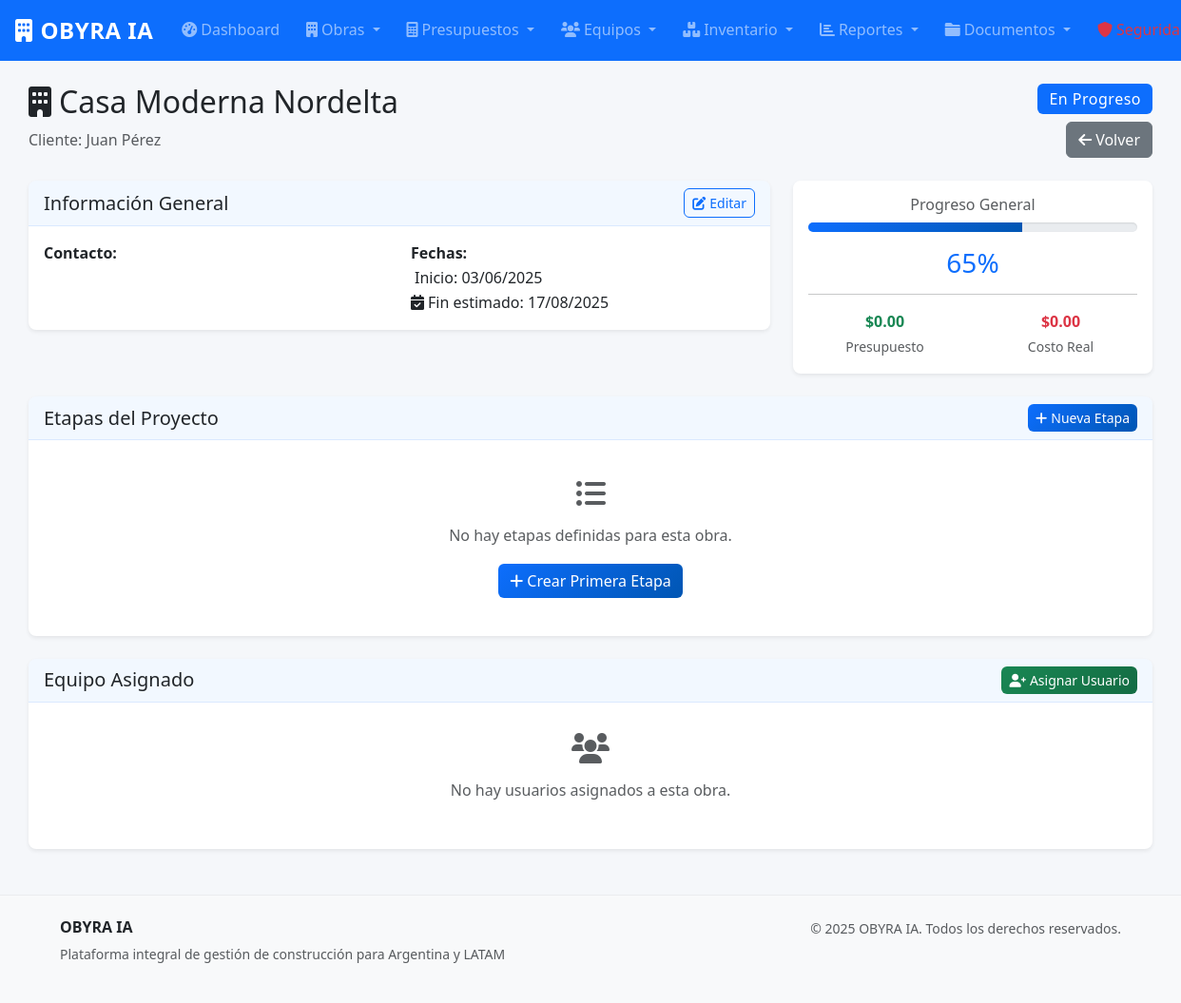
Before: /obras/1 (signed in) with the older database file.
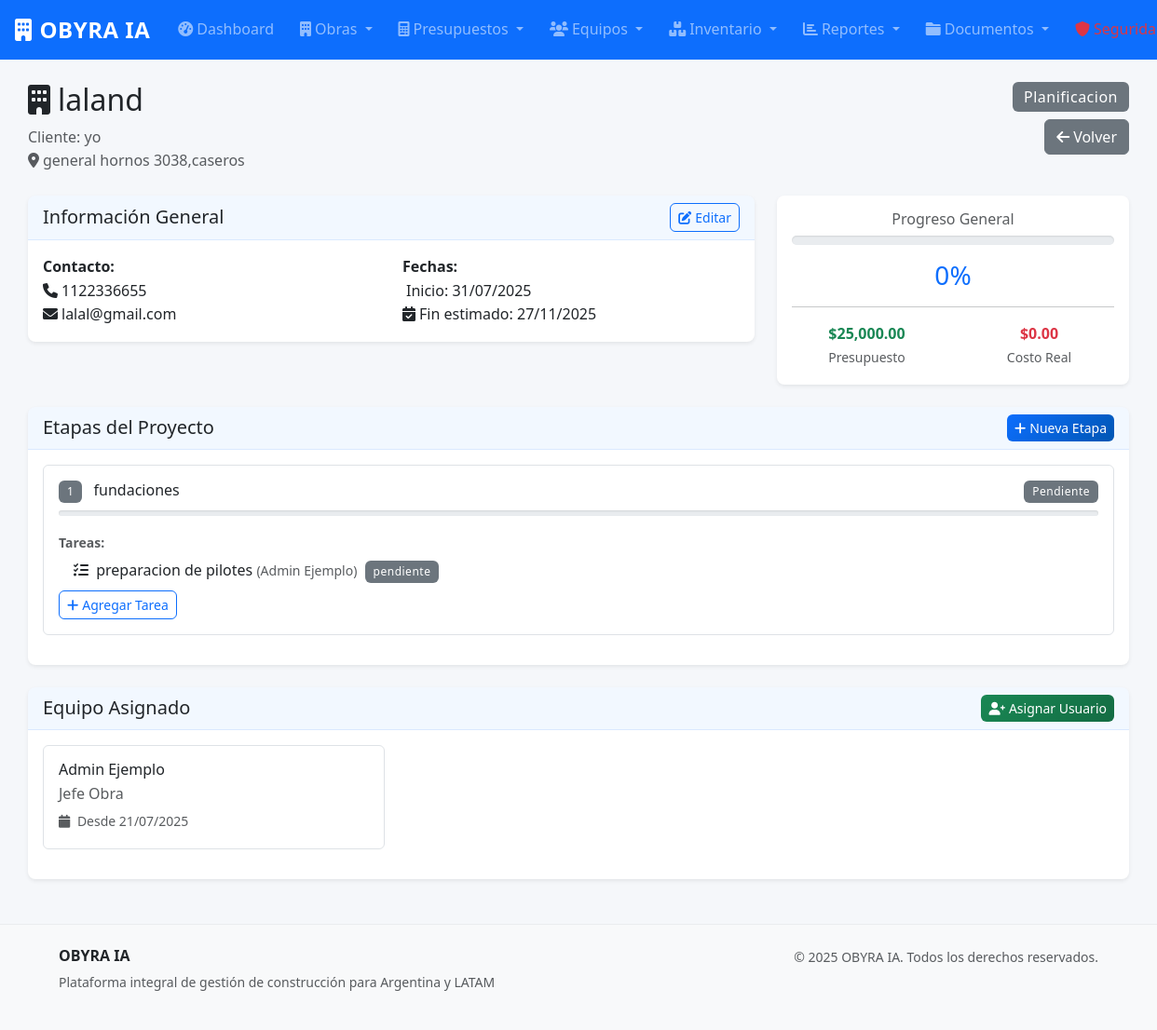
After: the same page with the newer database file.
### models.py (models this page shows, shortened)
class Obra(db.Model):
    __tablename__ = 'obras'
    id = db.Column(db.Integer, primary_key=True)
    nombre = db.Column(db.String(200), nullable=False)
    descripcion = db.Column(db.Text)
    direccion = db.Column(db.String(300))
    cliente = db.Column(db.String(200), nullable=False)
    telefono_cliente = db.Column(db.String(20))
    email_cliente = db.Column(db.String(120))
    fecha_inicio = db.Column(db.Date)
    fecha_fin_estimada = db.Column(db.Date)
    fecha_fin_real = db.Column(db.Date)
    estado = db.Column(db.String(20), default='planificacion')  # planificacion, en_curso, pausada, finalizada, cancelada
    presupuesto_total = db.Column(db.Numeric(15, 2), default=0)
    costo_real = db.Column(db.Numeric(15, 2), default=0)
    progreso = db.Column(db.Integer, default=0)  # Porcentaje de avance
    fecha_creacion = db.Column(db.DateTime, default=datetime.utcnow)
    organizacion_id = db.Column(db.Integer, db.ForeignKey('organizaciones.id'), nullable=False)
    organizacion = db.relationship('Organizacion', back_populates='obras')
    etapas = db.relationship('EtapaObra', back_populates='obra', cascade='all, delete-orphan', lazy='dynamic')
    asignaciones = db.relationship('AsignacionObra', back_populates='obra', cascade='all, delete-orphan', lazy='dynamic')
    presupuestos = db.relationship('Presupuesto', back_populates='obra', lazy='dynamic')
    uso_inventario = db.relationship('UsoInventario', back_populates='obra', lazy='dynamic')

class EtapaObra(db.Model):
    __tablename__ = 'etapas_obra'
    id = db.Column(db.Integer, primary_key=True)
    obra_id = db.Column(db.Integer, db.ForeignKey('obras.id'), nullable=False)
    nombre = db.Column(db.String(200), nullable=False)
    descripcion = db.Column(db.Text)
    orden = db.Column(db.Integer, nullable=False)
    fecha_inicio_estimada = db.Column(db.Date)
    fecha_fin_estimada = db.Column(db.Date)
    fecha_inicio_real = db.Column(db.Date)
    fecha_fin_real = db.Column(db.Date)
    estado = db.Column(db.String(20), default='pendiente')  # pendiente, en_curso, finalizada
    progreso = db.Column(db.Integer, default=0)
    obra = db.relationship('Obra', back_populates='etapas')
    tareas = db.relationship('TareaEtapa', back_populates='etapa', cascade='all, delete-orphan', lazy='dynamic')

class TareaEtapa(db.Model):
    __tablename__ = 'tareas_etapa'
    id = db.Column(db.Integer, primary_key=True)
    etapa_id = db.Column(db.Integer, db.ForeignKey('etapas_obra.id'), nullable=False)
    nombre = db.Column(db.String(200), nullable=False)
    descripcion = db.Column(db.Text)
    fecha_inicio_estimada = db.Column(db.Date)
    fecha_fin_estimada = db.Column(db.Date)
    fecha_inicio_real = db.Column(db.Date)
    fecha_fin_real = db.Column(db.Date)
    estado = db.Column(db.String(20), default='pendiente')
    horas_estimadas = db.Column(db.Numeric(8, 2))
    horas_reales = db.Column(db.Numeric(8, 2), default=0)
    responsable_id = db.Column(db.Integer, db.ForeignKey('usuarios.id'))
    etapa = db.relationship('EtapaObra', back_populates='tareas')
    responsable = db.relationship('Usuario')
    registros_tiempo = db.relationship('RegistroTiempo', back_populates='tarea', lazy='dynamic')

class Usuario(UserMixin, db.Model):
    __tablename__ = 'usuarios'
    id = db.Column(db.Integer, primary_key=True)
    nombre = db.Column(db.String(100), nullable=False)
    apellido = db.Column(db.String(100), nullable=False)
    email = db.Column(db.String(120), unique=True, nullable=False)
    telefono = db.Column(db.String(20))
    password_hash = db.Column(db.String(256), nullable=True)  # Nullable para usuarios de Google
    rol = db.Column(db.String(20), nullable=False, default='operario')  # administrador, tecnico, operario
    activo = db.Column(db.Boolean, default=True)
    auth_provider = db.Column(db.String(20), nullable=False, default='manual')  # manual, google
    google_id = db.Column(db.String(100), nullable=True)  # ID de Google para usuarios OAuth
    profile_picture = db.Column(db.String(500), nullable=True)  # URL de imagen de perfil de Google
    created_at = db.Column(db.DateTime, default=datetime.utcnow)
    fecha_creacion = db.Column(db.DateTime, default=datetime.utcnow)
    organizacion_id = db.Column(db.Integer, db.ForeignKey('organizaciones.id'), nullable=False)
    organizacion = db.relationship('Organizacion', back_populates='usuarios')
    obras_asignadas = db.relationship('AsignacionObra', back_populates='usuario', lazy='dynamic')
    registros_tiempo = db.relationship('RegistroTiempo', back_populates='usuario', lazy='dynamic')
    @property
    def nombre_completo(self):
        return f"{self.nombre} {self.apellido}"
    def puede_acceder_modulo(self, modulo):
        permisos = {
            'administrador': ['obras', 'presupuestos', 'equipos', 'inventario', 'reportes', 'asistente', 'cotizacion', 'documentos', 'seguridad'],
            'tecnico': ['obras', 'presupuestos', 'inventario', 'reportes', 'asistente', 'cotizacion', 'documentos', 'seguridad'],
            'operario': ['obras', 'inventario', 'asistente', 'documentos']
        }
        return modulo in permisos.get(self.rol, [])

class AsignacionObra(db.Model):
    __tablename__ = 'asignaciones_obra'
    id = db.Column(db.Integer, primary_key=True)
    obra_id = db.Column(db.Integer, db.ForeignKey('obras.id'), nullable=False)
    usuario_id = db.Column(db.Integer, db.ForeignKey('usuarios.id'), nullable=False)
    rol_en_obra = db.Column(db.String(50), nullable=False)  # jefe_obra, supervisor, operario
    fecha_asignacion = db.Column(db.DateTime, default=datetime.utcnow)
    activo = db.Column(db.Boolean, default=True)
    obra = db.relationship('Obra', back_populates='asignaciones')
    usuario = db.relationship('Usuario', back_populates='obras_asignadas')

### obras.py (the view)
@obras_bp.route('/<int:id>')
@login_required
def detalle(id):
    if not current_user.puede_acceder_modulo('obras'):
        flash('No tienes permisos para ver obras.', 'danger')
        return redirect(url_for('reportes.dashboard'))
    obra = Obra.query.get_or_404(id)
    etapas = obra.etapas.order_by(EtapaObra.orden).all()
    asignaciones = obra.asignaciones.filter_by(activo=True).all()
    usuarios_disponibles = Usuario.query.filter_by(activo=True).all()
    return render_template('obras/detalle.html',
                         obra=obra,
                         etapas=etapas,
                         asignaciones=asignaciones,
                         usuarios_disponibles=usuarios_disponibles)

### templates/obras/detalle.html (shortened to what this page needs)
{% extends "base.html" %}
{% block content %}
<div class="container-fluid mt-4">
    <div class="row">
        <div class="col-12">
            <div class="d-flex justify-content-between align-items-start mb-4">
                <div>
                    <h2><i class="fas fa-building me-2"></i>{{ obra.nombre }}</h2>
                    <p class="text-muted mb-0">Cliente: {{ obra.cliente }}</p>
                    {% if obra.direccion %}
                    <p class="text-muted mb-0">
                        <i class="fas fa-map-marker-alt me-1"></i>{{ obra.direccion }}
                    </p>
                    {% endif %}
                </div>
                <div class="text-end">
                    <span class="badge {{ obra.estado|estado_badge }} fs-6 mb-2">
                        {{ obra.estado.replace('_', ' ').title() }}
                    </span>
                    <br>
                    <a href="{{ url_for('obras.lista') }}" class="btn btn-secondary">
                        <i class="fas fa-arrow-left me-1"></i>Volver
                    </a>
                </div>
            </div>
        </div>
    </div>
    <div class="row mb-4">
        <div class="col-lg-8">
            <div class="card">
                <div class="card-header d-flex justify-content-between align-items-center">
                    <h5 class="mb-0">Información General</h5>
                    {% if current_user.rol in ['administrador', 'tecnico'] %}
                    <button class="btn btn-sm btn-outline-primary" data-bs-toggle="modal" data-bs-target="#editarObraModal">
                        <i class="fas fa-edit me-1"></i>Editar
                    </button>
                    {% endif %}
                </div>
                <div class="card-body">
                    <div class="row">
                        <div class="col-md-6">
                            <strong>Contacto:</strong><br>
                            {% if obra.telefono_cliente %}
                            <i class="fas fa-phone me-1"></i>{{ obra.telefono_cliente }}<br>
                            {% endif %}
                            {% if obra.email_cliente %}
                            <i class="fas fa-envelope me-1"></i>{{ obra.email_cliente }}<br>
                            {% endif %}
                        </div>
                        <div class="col-md-6">
                            <strong>Fechas:</strong><br>
                            {% if obra.fecha_inicio %}
                            Inicio: {{ obra.fecha_inicio|fecha }}<br>
                            {% endif %}
                            {% if obra.fecha_fin_estimada %}
                            <i class="fas fa-calendar-check me-1"></i>Fin estimado: {{ obra.fecha_fin_estimada|fecha }}<br>
                            {% endif %}
                        </div>
                    </div>
                </div>
            </div>
        </div>
        <div class="col-lg-4">
            <div class="card">
                <div class="card-body text-center">
                    <h6 class="text-muted">Progreso General</h6>
                    <div class="progress mb-3" style="height: 10px;">
                        <div class="progress-bar" role="progressbar" style="width: {{ obra.progreso }}%"></div>
                    </div>
                    <h3 class="text-primary">{{ obra.progreso }}%</h3>
                    <hr>
                    <div class="row text-center">
                        <div class="col-6">
                            <strong class="text-success d-block">{{ obra.presupuesto_total|moneda }}</strong>
                            <small class="text-muted">Presupuesto</small>
                        </div>
                        <div class="col-6">
                            <strong class="text-danger d-block">{{ obra.costo_real|moneda }}</strong>
                            <small class="text-muted">Costo Real</small>
                        </div>
                    </div>
                </div>
            </div>
        </div>
    </div>
    <div class="row mb-4">
        <div class="col-12">
            <div class="card">
                <div class="card-header d-flex justify-content-between align-items-center">
                    <h5 class="mb-0">Etapas del Proyecto</h5>
                    {% if current_user.rol in ['administrador', 'tecnico'] %}
                    <button class="btn btn-sm btn-primary" data-bs-toggle="modal" data-bs-target="#nuevaEtapaModal">
                        <i class="fas fa-plus me-1"></i>Nueva Etapa
                    </button>
                    {% endif %}
                </div>
                <div class="card-body">
                    {% if etapas %}
                        {% for etapa in etapas %}
                        <div class="border rounded p-3 mb-3">
                            <div class="d-flex justify-content-between align-items-center mb-2">
                                <h6 class="mb-0">
                                    <span class="badge bg-secondary me-2">{{ etapa.orden }}</span>
                                    {{ etapa.nombre }}
                                </h6>
                                <span class="badge {{ etapa.estado|estado_badge }}">
                                    {{ etapa.estado.replace('_', ' ').title() }}
                                </span>
                            </div>
                            <div class="progress mb-2" style="height: 6px;">
                            </div>
                            {% set tareas = etapa.tareas.all() %}
                            {% if tareas %}
                            <div class="mt-3">
                                <small class="text-muted fw-bold">Tareas:</small>
                                {% for tarea in tareas %}
                                <div class="ms-3 mt-1">
                                    <i class="fas fa-tasks me-1"></i>
                                    {{ tarea.nombre }}
                                    {% if tarea.responsable %}
                                    <small class="text-muted">({{ tarea.responsable.nombre_completo }})</small>
                                    {% endif %}
                                    <span class="badge {{ tarea.estado|estado_badge }} ms-1">{{ tarea.estado }}</span>
                                </div>
                                {% endfor %}
                            </div>
                            {% endif %}
                            {% if current_user.rol in ['administrador', 'tecnico'] %}
                            <div class="mt-2">
                                <button class="btn btn-sm btn-outline-primary"
                                        onclick="abrirModalTarea({{ etapa.id }}, '{{ etapa.nombre }}')">
                                    <i class="fas fa-plus me-1"></i>Agregar Tarea
                                </button>
                            </div>
                            {% endif %}
                        </div>
                        {% endfor %}
                    {% else %}
                        <div class="text-center py-4">
                            <i class="fas fa-list-ul fa-2x text-muted mb-3"></i>
                            <p class="text-muted">No hay etapas definidas para esta obra.</p>
                            {% if current_user.rol in ['administrador', 'tecnico'] %}
                            <button class="btn btn-primary" data-bs-toggle="modal" data-bs-target="#nuevaEtapaModal">
                                <i class="fas fa-plus me-1"></i>Crear Primera Etapa
                            </button>
                            {% endif %}
                        </div>
                    {% endif %}
                </div>
            </div>
        </div>
    </div>
    <div class="row">
        <div class="col-12">
            <div class="card">
                <div class="card-header d-flex justify-content-between align-items-center">
                    <h5 class="mb-0">Equipo Asignado</h5>
                    {% if current_user.rol in ['administrador', 'tecnico'] %}
                    <button class="btn btn-sm btn-success" data-bs-toggle="modal" data-bs-target="#asignarUsuarioModal">
                        <i class="fas fa-user-plus me-1"></i>Asignar Usuario
                    </button>
                    {% endif %}
                </div>
                <div class="card-body">
                    {% if asignaciones %}
                    <div class="row">
                        {% for asignacion in asignaciones %}
                        <div class="col-md-6 col-lg-4 mb-3">
                            <div class="border rounded p-3">
                                <h6 class="mb-1">{{ asignacion.usuario.nombre_completo }}</h6>
                                <p class="text-muted mb-1">{{ asignacion.rol_en_obra.replace('_', ' ').title() }}</p>
                                <small class="text-muted">
                                    <i class="fas fa-calendar me-1"></i>
                                    Desde {{ asignacion.fecha_asignacion.strftime('%d/%m/%Y') }}
                                </small>
                            </div>
                        </div>
                        {% endfor %}
                    </div>
                    {% else %}
                    <div class="text-center py-3">
                        <i class="fas fa-users fa-2x text-muted mb-3"></i>
                        <p class="text-muted">No hay usuarios asignados a esta obra.</p>
                    </div>
                    {% endif %}
                </div>
            </div>
        </div>
    </div>
</div>
{% endblock %}

Changed rows visible on the page:
changed Obra: nombre "Casa Moderna Nordelta" → "laland"; cliente "Juan Pérez" → "yo"; direccion (not shown) → "general hornos 3038,caseros"; estado "en_progreso" → "planificacion" (drawn); estado.replace "En Progreso" → "Planificacion"; telefono_cliente (not shown) → "1122336655"; email_cliente (not shown) → "lalal@gmail.com"; fecha_inicio|fecha "03/06/2025" → "31/07/2025"; fecha_fin_estimada|fecha "17/08/2025" → "27/11/2025"; progreso "65" → "0"; presupuesto_total|moneda "$0.00" → "$25,000.00"
added EtapaObra: orden "1", nombre "fundaciones", estado.replace "Pendiente"
added TareaEtapa: nombre "preparacion de pilotes", responsable.nombre_completo "Admin Ejemplo", estado "pendiente"
added AsignacionObra: usuario.nombre_completo "Admin Ejemplo", rol_en_obra.replace "Jefe Obra", fecha_asignacion "21/07/2025"
Other visible differences:
text no longer shown: "No hay etapas definidas para esta obra. Crear Primera Etapa No hay usuarios asignados a esta obra."
